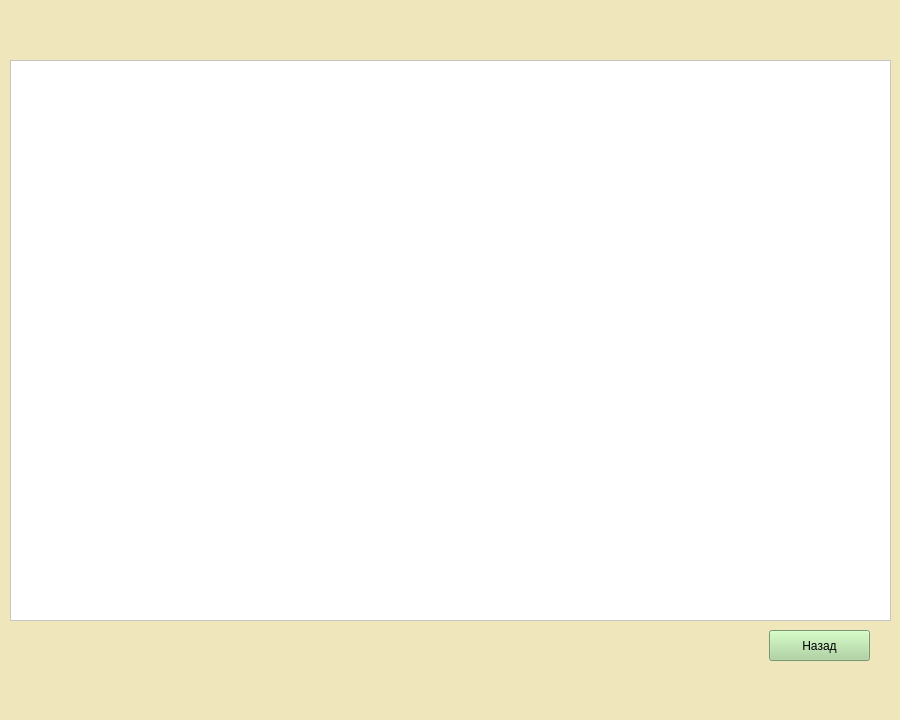
<?xml version="1.0" encoding="UTF-8"?>
<ui version="4.0">
 <class>MainWindow</class>
 <widget class="QMainWindow" name="MainWindow">
  <property name="geometry">
   <rect>
    <x>0</x>
    <y>0</y>
    <width>900</width>
    <height>720</height>
   </rect>
  </property>
  <property name="windowTitle">
   <string>Статья</string>
  </property>
  <property name="styleSheet">
   <string notr="true">background-color: rgb(240, 230, 187);</string>
  </property>
  <widget class="QWidget" name="centralwidget">
   <widget class="QLabel" name="titleLine">
    <property name="geometry">
     <rect>
      <x>20</x>
      <y>10</y>
      <width>871</width>
      <height>51</height>
     </rect>
    </property>
    <property name="font">
     <font>
      <family>Yu Gothic UI</family>
      <pointsize>18</pointsize>
     </font>
    </property>
    <property name="text">
     <string/>
    </property>
   </widget>
   <widget class="QTextBrowser" name="text">
    <property name="geometry">
     <rect>
      <x>10</x>
      <y>60</y>
      <width>881</width>
      <height>561</height>
     </rect>
    </property>
    <property name="font">
     <font>
      <family>Yu Gothic UI</family>
      <pointsize>12</pointsize>
     </font>
    </property>
    <property name="styleSheet">
     <string notr="true">background-color: rgb(255, 255, 255);</string>
    </property>
   </widget>
   <widget class="QPushButton" name="backBtn">
    <property name="geometry">
     <rect>
      <x>769</x>
      <y>630</y>
      <width>101</width>
      <height>31</height>
     </rect>
    </property>
    <property name="font">
     <font>
      <family>Yu Gothic UI</family>
      <pointsize>9</pointsize>
     </font>
    </property>
    <property name="styleSheet">
     <string notr="true">background-color: rgb(167, 211, 152);</string>
    </property>
    <property name="text">
     <string>Назад</string>
    </property>
   </widget>
  </widget>
  <widget class="QMenuBar" name="menubar">
   <property name="geometry">
    <rect>
     <x>0</x>
     <y>0</y>
     <width>900</width>
     <height>26</height>
    </rect>
   </property>
  </widget>
  <widget class="QStatusBar" name="statusbar"/>
 </widget>
 <resources/>
 <connections/>
</ui>
